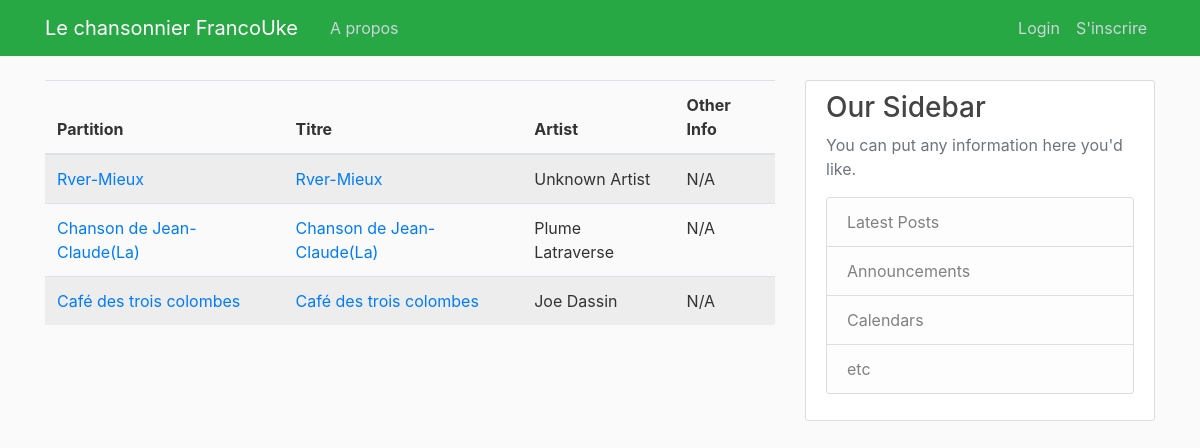
The app's page /, older data.
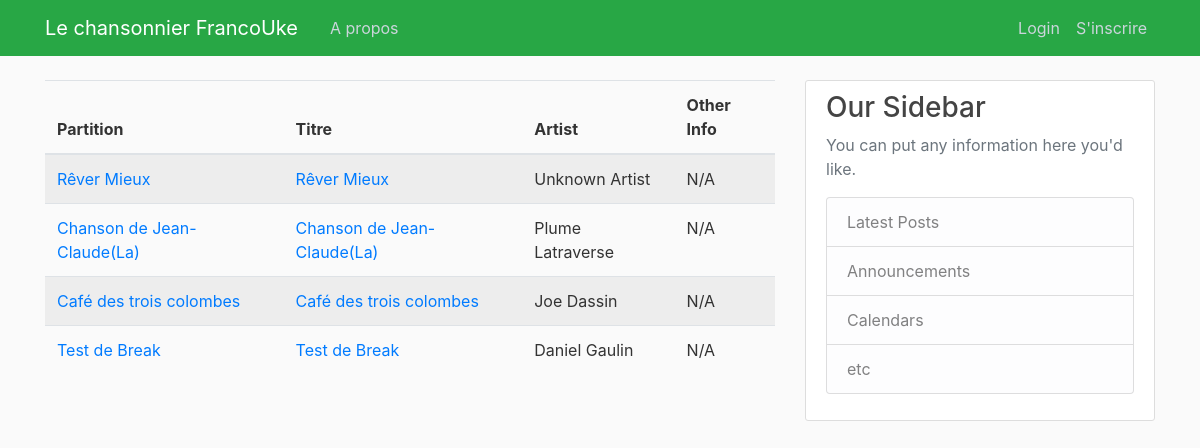
The same page, newer data.
### songbook/models.py (models this page shows, shortened)
class Song(models.Model):
    songTitle = models.CharField(max_length=100, blank=True, null=True)
    songChordPro = models.TextField()  #Original
    lyrics_with_chords = models.JSONField(null=True, blank=True)
    metadata = models.JSONField(blank=True, null=True)  # Stores metadata as JSON
    date_posted = models.DateField(default=timezone.now)
    contributor = models.ForeignKey(User, on_delete=models.CASCADE)

### songbook/views.py (the view)
# urls.py: path('', SongListView.as_view(), name='songbook-home'),
class SongListView (ListView):
    model = Song
    template_name = 'songbook/home.html'
    context_object_name = 'songs'
    ordering = ['songTitle']
    paginate_by = 15
    def get_queryset(self):
        return Song.objects.all()

### songbook/templates/songbook/home.html (shortened to what this page needs)
{% extends "songbook/base.html" %}
  {% block content %}
  <table class="table table-striped">
    <thead>
        <tr>
            <th>Partition</th>
            <th>Titre</th>
            <th>Artist</th>
            <th>Other Info</th>
        </tr>
    </thead>
    <tbody>
        {% for song in songs %}
            <tr>
                <td>
                <a href="{% url 'score' song.id %}" class="song-link">{{ song.songTitle }}</a>
                </td>
                <td>
                    <a href="{% url 'song-detail' song.id %}" class="song-link">{{ song.songTitle }}</a>
                </td>
                <td>{{ song.metadata.artist|default:"Unknown Artist" }}</td>
                <td>{{ song.metadata.otherInfo|default:"N/A" }}</td>
            </tr>
        {% endfor %}
    </tbody>
</table>
    {% endblock content %}

### songbook/templates/songbook/base.html (shortened to what this page needs)
{% load static %}
<!DOCTYPE html>
<html>
  <head>
      <link rel="stylesheet" href="https://maxcdn.bootstrapcdn.com/bootstrap/4.0.0/css/bootstrap.min.css">
      <link rel="stylesheet" type="text/css" href="{% static 'songbook/main.css' %}">
</head>
  <body><header class="site-header">
    <nav class="navbar navbar-expand-md navbar-dark bg-success fixed-top">
      <div class="container">
        <a class="navbar-brand mr-4" href="{% url 'songbook-home' %}">Le chansonnier FrancoUke</a>
        <div class="collapse navbar-collapse" id="navbarToggle">
          <div class="navbar-nav mr-auto">
            <a class="nav-item nav-link" href="{% url 'songbook-about' %}">A propos</a>
          </div>
          <div class="navbar-nav">
          {% if user.is_authenticated %}
          <a class="nav-item nav-link" href="{% url 'song-create' %}">Nouvelle Chanson</a>
          <!-- Disbale profile for now
            <a class="nav-item nav-link" href="{% url 'profile' %}">Profile</a>-->
            <a class="nav-item nav-link" href="{% url 'logout' %}">Logout</a>
          {% else %}
            <a class="nav-item nav-link" href="{% url 'login' %}">Login</a>
            <a class="nav-item nav-link" href="{% url 'register' %}">S'inscrire</a>
          {% endif %}
          </div>
        </div>
      </div>
    </nav>
  </header>
  <main role="main" class="container">
    <div class="row">
      <div class="col-md-8">
        {% block content %}{% endblock %}
      </div>
      <div class="col-md-4">
        <div class="content-section">
          <h3>Our Sidebar</h3>
          <p class='text-muted'>You can put any information here you'd like.
            <ul class="list-group">
              <li class="list-group-item list-group-item-light">Latest Posts</li>
              <li class="list-group-item list-group-item-light">Announcements</li>
              <li class="list-group-item list-group-item-light">Calendars</li>
              <li class="list-group-item list-group-item-light">etc</li>
            </ul>
          </p>
        </div>
      </div>
    </div>
  </main>
  </body>
  </html>

### songbook/static/songbook/main.css (style rules this page uses)
body { background: #fafafa; color: #333333; margin-top: 5rem; }
h1, h2, h3, h4, h5, h6 { color: #444444; }
ul { margin: 0; }
.site-header .navbar-nav .nav-link { color: #cbd5db; }
.content-section { background: #ffffff; padding: 10px 20px; border: 1px solid #dddddd; border-radius: 3px; margin-bottom: 20px; }

Row changes from the older to the newer data that the page shows:
changed Song "Unknown Artist": songTitle "Rver-Mieux" → "Rêver Mieux"
added Song: songTitle "Test de Break", metadata.artist "Daniel Gaulin", metadata.otherInfo "N/A"
